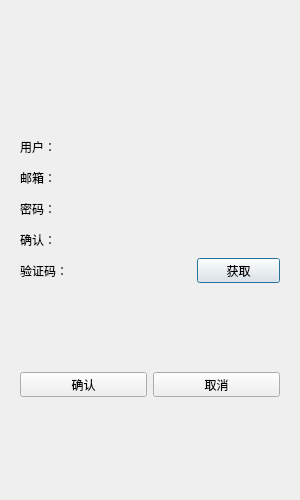
<?xml version="1.0" encoding="UTF-8"?>
<ui version="4.0">
 <class>RegisterDialog</class>
 <widget class="QDialog" name="RegisterDialog">
  <property name="geometry">
   <rect>
    <x>0</x>
    <y>0</y>
    <width>300</width>
    <height>500</height>
   </rect>
  </property>
  <property name="minimumSize">
   <size>
    <width>300</width>
    <height>500</height>
   </size>
  </property>
  <property name="maximumSize">
   <size>
    <width>300</width>
    <height>500</height>
   </size>
  </property>
  <property name="windowTitle">
   <string>Dialog</string>
  </property>
  <layout class="QVBoxLayout" name="verticalLayout_2">
   <item>
    <layout class="QVBoxLayout" name="verticalLayout">
     <item>
      <widget class="QStackedWidget" name="stackedWidget">
       <property name="currentIndex">
        <number>0</number>
       </property>
       <widget class="QWidget" name="page">
        <layout class="QVBoxLayout" name="verticalLayout_3">
         <item>
          <spacer name="verticalSpacer">
           <property name="orientation">
            <enum>Qt::Vertical</enum>
           </property>
           <property name="sizeHint" stdset="0">
            <size>
             <width>20</width>
             <height>40</height>
            </size>
           </property>
          </spacer>
         </item>
         <item>
          <widget class="QWidget" name="widget" native="true">
           <property name="minimumSize">
            <size>
             <width>0</width>
             <height>25</height>
            </size>
           </property>
           <layout class="QVBoxLayout" name="verticalLayout_4"/>
          </widget>
         </item>
         <item>
          <layout class="QHBoxLayout" name="horizontalLayout">
           <item>
            <widget class="QLabel" name="user_label">
             <property name="minimumSize">
              <size>
               <width>0</width>
               <height>25</height>
              </size>
             </property>
             <property name="maximumSize">
              <size>
               <width>16777215</width>
               <height>25</height>
              </size>
             </property>
             <property name="text">
              <string>用户：</string>
             </property>
            </widget>
           </item>
           <item>
            <widget class="FluTextBox" name="user_edit" native="true">
             <property name="minimumSize">
              <size>
               <width>0</width>
               <height>25</height>
              </size>
             </property>
             <property name="maximumSize">
              <size>
               <width>16777215</width>
               <height>25</height>
              </size>
             </property>
            </widget>
           </item>
          </layout>
         </item>
         <item>
          <layout class="QHBoxLayout" name="horizontalLayout_3">
           <item>
            <widget class="QLabel" name="email_label">
             <property name="minimumSize">
              <size>
               <width>0</width>
               <height>25</height>
              </size>
             </property>
             <property name="maximumSize">
              <size>
               <width>16777215</width>
               <height>25</height>
              </size>
             </property>
             <property name="text">
              <string>邮箱：</string>
             </property>
            </widget>
           </item>
           <item>
            <widget class="FluTextBox" name="email_edit" native="true">
             <property name="minimumSize">
              <size>
               <width>0</width>
               <height>25</height>
              </size>
             </property>
             <property name="maximumSize">
              <size>
               <width>16777215</width>
               <height>25</height>
              </size>
             </property>
            </widget>
           </item>
          </layout>
         </item>
         <item>
          <layout class="QHBoxLayout" name="horizontalLayout_4">
           <item>
            <widget class="QLabel" name="pass_label">
             <property name="minimumSize">
              <size>
               <width>0</width>
               <height>25</height>
              </size>
             </property>
             <property name="maximumSize">
              <size>
               <width>16777215</width>
               <height>25</height>
              </size>
             </property>
             <property name="text">
              <string>密码：</string>
             </property>
            </widget>
           </item>
           <item>
            <widget class="FluPasswordBox" name="pass_edit" native="true">
             <property name="minimumSize">
              <size>
               <width>0</width>
               <height>25</height>
              </size>
             </property>
             <property name="maximumSize">
              <size>
               <width>16777215</width>
               <height>25</height>
              </size>
             </property>
            </widget>
           </item>
          </layout>
         </item>
         <item>
          <layout class="QHBoxLayout" name="horizontalLayout_5">
           <item>
            <widget class="QLabel" name="confirm_label">
             <property name="minimumSize">
              <size>
               <width>0</width>
               <height>25</height>
              </size>
             </property>
             <property name="maximumSize">
              <size>
               <width>16777215</width>
               <height>25</height>
              </size>
             </property>
             <property name="text">
              <string>确认：</string>
             </property>
            </widget>
           </item>
           <item>
            <widget class="FluPasswordBox" name="confirm_edit" native="true">
             <property name="minimumSize">
              <size>
               <width>0</width>
               <height>25</height>
              </size>
             </property>
             <property name="maximumSize">
              <size>
               <width>16777215</width>
               <height>25</height>
              </size>
             </property>
            </widget>
           </item>
          </layout>
         </item>
         <item>
          <layout class="QHBoxLayout" name="horizontalLayout_6">
           <item>
            <widget class="QLabel" name="varify_label">
             <property name="minimumSize">
              <size>
               <width>0</width>
               <height>25</height>
              </size>
             </property>
             <property name="maximumSize">
              <size>
               <width>16777215</width>
               <height>25</height>
              </size>
             </property>
             <property name="text">
              <string>验证码：</string>
             </property>
            </widget>
           </item>
           <item>
            <widget class="FluTextBox" name="varify_edit" native="true">
             <property name="minimumSize">
              <size>
               <width>0</width>
               <height>25</height>
              </size>
             </property>
             <property name="maximumSize">
              <size>
               <width>16777215</width>
               <height>25</height>
              </size>
             </property>
            </widget>
           </item>
           <item>
            <widget class="TimerBtn" name="get_code">
             <property name="minimumSize">
              <size>
               <width>0</width>
               <height>25</height>
              </size>
             </property>
             <property name="maximumSize">
              <size>
               <width>16777215</width>
               <height>25</height>
              </size>
             </property>
             <property name="text">
              <string>获取</string>
             </property>
            </widget>
           </item>
          </layout>
         </item>
         <item>
          <spacer name="verticalSpacer_2">
           <property name="orientation">
            <enum>Qt::Vertical</enum>
           </property>
           <property name="sizeHint" stdset="0">
            <size>
             <width>20</width>
             <height>40</height>
            </size>
           </property>
          </spacer>
         </item>
         <item>
          <layout class="QHBoxLayout" name="horizontalLayout_7">
           <item>
            <widget class="FluButton" name="sure_btn">
             <property name="minimumSize">
              <size>
               <width>0</width>
               <height>25</height>
              </size>
             </property>
             <property name="maximumSize">
              <size>
               <width>16777215</width>
               <height>25</height>
              </size>
             </property>
             <property name="text">
              <string>确认</string>
             </property>
            </widget>
           </item>
           <item>
            <widget class="FluButton" name="cancel_btn">
             <property name="minimumSize">
              <size>
               <width>0</width>
               <height>25</height>
              </size>
             </property>
             <property name="maximumSize">
              <size>
               <width>16777215</width>
               <height>25</height>
              </size>
             </property>
             <property name="text">
              <string>取消</string>
             </property>
            </widget>
           </item>
          </layout>
         </item>
         <item>
          <spacer name="verticalSpacer_3">
           <property name="orientation">
            <enum>Qt::Vertical</enum>
           </property>
           <property name="sizeHint" stdset="0">
            <size>
             <width>20</width>
             <height>40</height>
            </size>
           </property>
          </spacer>
         </item>
        </layout>
       </widget>
       <widget class="QWidget" name="page_2">
        <layout class="QVBoxLayout" name="verticalLayout_5">
         <item>
          <spacer name="verticalSpacer_5">
           <property name="orientation">
            <enum>Qt::Vertical</enum>
           </property>
           <property name="sizeHint" stdset="0">
            <size>
             <width>20</width>
             <height>40</height>
            </size>
           </property>
          </spacer>
         </item>
         <item>
          <widget class="QLabel" name="tip_lb">
           <property name="text">
            <string>注册成功，5 s后返回登录</string>
           </property>
           <property name="alignment">
            <set>Qt::AlignCenter</set>
           </property>
          </widget>
         </item>
         <item>
          <widget class="QLabel" name="tip2_lb">
           <property name="text">
            <string>可点击返回按钮直接返回登录界面</string>
           </property>
           <property name="alignment">
            <set>Qt::AlignCenter</set>
           </property>
          </widget>
         </item>
         <item>
          <spacer name="verticalSpacer_6">
           <property name="orientation">
            <enum>Qt::Vertical</enum>
           </property>
           <property name="sizeHint" stdset="0">
            <size>
             <width>20</width>
             <height>40</height>
            </size>
           </property>
          </spacer>
         </item>
         <item>
          <widget class="QWidget" name="widget_2" native="true">
           <layout class="QHBoxLayout" name="horizontalLayout_2">
            <item>
             <spacer name="horizontalSpacer">
              <property name="orientation">
               <enum>Qt::Horizontal</enum>
              </property>
              <property name="sizeHint" stdset="0">
               <size>
                <width>40</width>
                <height>20</height>
               </size>
              </property>
             </spacer>
            </item>
            <item>
             <widget class="QWidget" name="widget_3" native="true"/>
            </item>
            <item>
             <widget class="FluButton" name="return_btn">
              <property name="minimumSize">
               <size>
                <width>0</width>
                <height>25</height>
               </size>
              </property>
              <property name="maximumSize">
               <size>
                <width>16777215</width>
                <height>25</height>
               </size>
              </property>
              <property name="text">
               <string>返回登录</string>
              </property>
             </widget>
            </item>
            <item>
             <spacer name="horizontalSpacer_2">
              <property name="orientation">
               <enum>Qt::Horizontal</enum>
              </property>
              <property name="sizeHint" stdset="0">
               <size>
                <width>40</width>
                <height>20</height>
               </size>
              </property>
             </spacer>
            </item>
           </layout>
          </widget>
         </item>
         <item>
          <spacer name="verticalSpacer_4">
           <property name="orientation">
            <enum>Qt::Vertical</enum>
           </property>
           <property name="sizeHint" stdset="0">
            <size>
             <width>20</width>
             <height>40</height>
            </size>
           </property>
          </spacer>
         </item>
        </layout>
       </widget>
      </widget>
     </item>
    </layout>
   </item>
  </layout>
 </widget>
 <customwidgets>
  <customwidget>
   <class>FluButton</class>
   <extends>QPushButton</extends>
   <header location="global">FluButton.h</header>
  </customwidget>
  <customwidget>
   <class>TimerBtn</class>
   <extends>QPushButton</extends>
   <header location="global">timerbtn.h</header>
  </customwidget>
  <customwidget>
   <class>FluTextBox</class>
   <extends>QWidget</extends>
   <header>flutextbox.h</header>
   <container>1</container>
  </customwidget>
  <customwidget>
   <class>FluPasswordBox</class>
   <extends>QWidget</extends>
   <header>flupasswordbox.h</header>
   <container>1</container>
  </customwidget>
 </customwidgets>
 <resources/>
 <connections/>
</ui>
